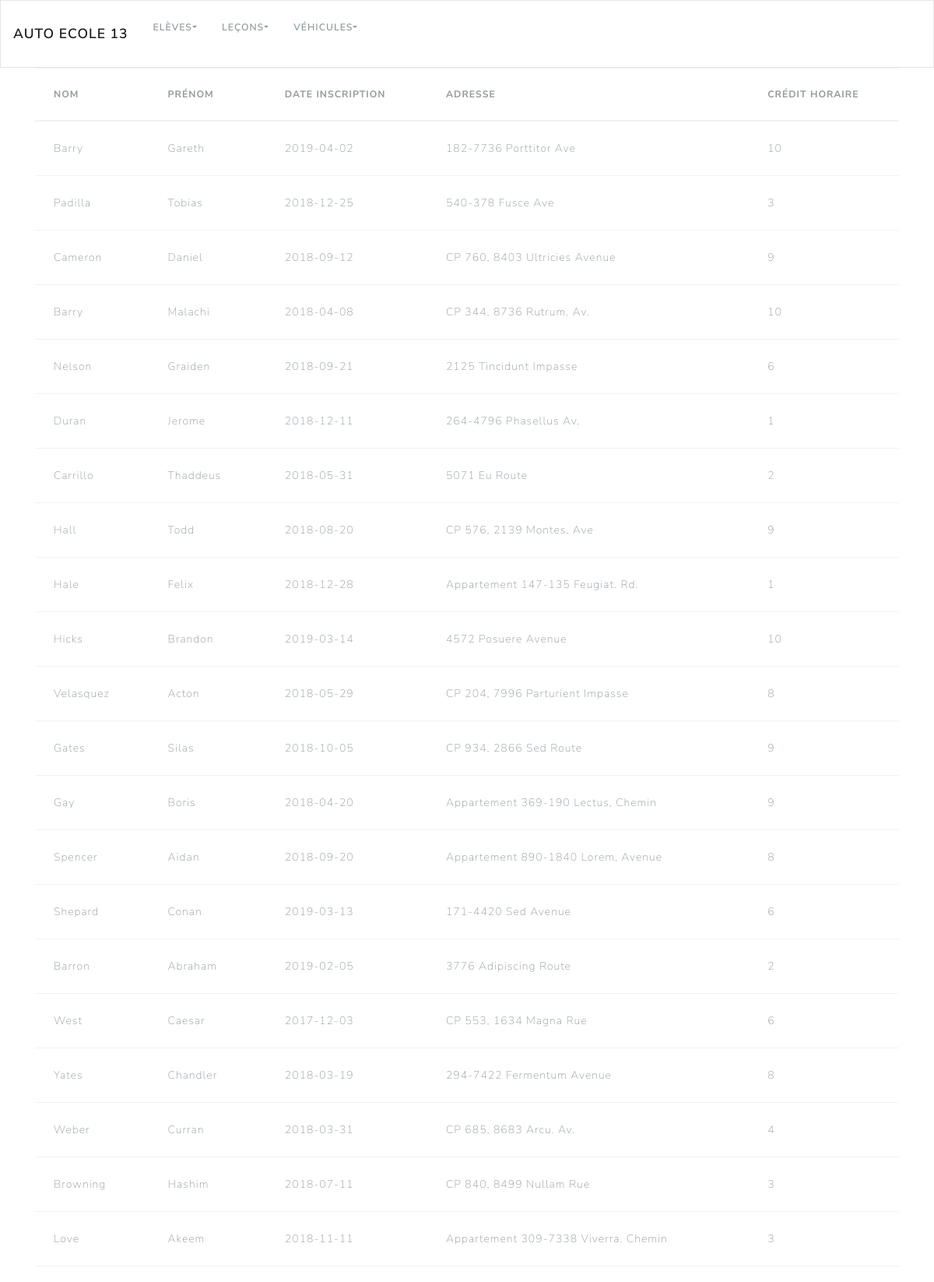
The page / (upper part) on the database its author committed.
### tables this page shows
CREATE TABLE IF NOT EXISTS `eleve` (
  `code` int(11) NOT NULL AUTO_INCREMENT,
  `nom` varchar(10) NOT NULL,
  `dateInscription` date NOT NULL,
  `prenom` varchar(10) NOT NULL,
  `adresse` varchar(50) NOT NULL,
  `creditHoraire` int(11) NOT NULL,
  PRIMARY KEY (`code`)
);

### Modele/bdd.php (called while the page is built, shortened)
<?php
class bdd {
    private $host = "localhost";
    private $dbName = "autoecole";
    private $user = "root";
    private $mdp = "";
    private static $maConnect;
    private static $monPdo = null;
    private function __construct()
    {
        try{
            bdd::$maConnect = new PDO("mysql:host=$this->host;dbname=$this->dbName", $this->user, $this->mdp);
            bdd::$maConnect->setAttribute(PDO::ATTR_ERRMODE, PDO::ERRMODE_EXCEPTION);
            bdd::$maConnect->query("SET CHARACTER SET utf8");
        }catch (PDOException $e){
            throw new Exception($e->getMessage(), $e->getLine());
        }
    }
    public static function getPdo(){
        if (bdd::$monPdo == null){
            bdd::$monPdo = new bdd();
        }
        return bdd::$monPdo;
    }
    public function getAllElevel(){
        $query = bdd::$maConnect->query("Select * from eleve");
        $rep = $query->fetchAll();
        return $rep;
    }
}

### Vue/v_liste_eleve.php (the view, shortened to what this page needs)
<div class="content">
    <table class="table table-hover">
        <thead>
            <th>nom</th>
            <th>prénom</th>
            <th>date inscription</th>
            <th>adresse</th>
            <th>crédit horaire</th>
        </thead>
        <tbody>
            <?php foreach ($lesEleves as $eleve) : ?>
                <tr>
                    <td>
                        <?= $eleve['nom']; ?>
                    </td>
                    <td>
                        <?= $eleve['prenom']; ?>
                    </td>
                    <td>
                        <?= $eleve['dateInscription']; ?>
                    </td>
                    <td>
                        <?= $eleve['adresse']; ?>
                    </td>
                    <td>
                        <?= $eleve['creditHoraire']; ?>
                    </td>
                </tr>
            <?php endforeach; ?>
        </tbody>
    </table>
</div>

### rows shown on the page
eleve: nom "Barry", prenom "Gareth", dateInscription "2019-04-02", adresse "182-7736 Porttitor Ave", creditHoraire "10"
eleve: nom "Padilla", prenom "Tobias", dateInscription "2018-12-25", adresse "540-378 Fusce Ave", creditHoraire "3"
eleve: nom "Cameron", prenom "Daniel", dateInscription "2018-09-12", adresse "CP 760, 8403 Ultricies Avenue", creditHoraire "9"
eleve: nom "Barry", prenom "Malachi", dateInscription "2018-04-08", adresse "CP 344, 8736 Rutrum. Av.", creditHoraire "10"
eleve: nom "Nelson", prenom "Graiden", dateInscription "2018-09-21", adresse "2125 Tincidunt Impasse", creditHoraire "6"
eleve: nom "Duran", prenom "Jerome", dateInscription "2018-12-11", adresse "264-4796 Phasellus Av.", creditHoraire "1"
eleve: nom "Carrillo", prenom "Thaddeus", dateInscription "2018-05-31", adresse "5071 Eu Route", creditHoraire "2"
eleve: nom "Hall", prenom "Todd", dateInscription "2018-08-20", adresse "CP 576, 2139 Montes, Ave", creditHoraire "9"
eleve: nom "Hale", prenom "Felix", dateInscription "2018-12-28", adresse "Appartement 147-135 Feugiat. Rd.", creditHoraire "1"
eleve: nom "Hicks", prenom "Brandon", dateInscription "2019-03-14", adresse "4572 Posuere Avenue", creditHoraire "10"
eleve: nom "Velasquez", prenom "Acton", dateInscription "2018-05-29", adresse "CP 204, 7996 Parturient Impasse", creditHoraire "8"
eleve: nom "Gates", prenom "Silas", dateInscription "2018-10-05", adresse "CP 934, 2866 Sed Route", creditHoraire "9"
eleve: nom "Gay", prenom "Boris", dateInscription "2018-04-20", adresse "Appartement 369-190 Lectus, Chemin", creditHoraire "9"
eleve: nom "Spencer", prenom "Aidan", dateInscription "2018-09-20", adresse "Appartement 890-1840 Lorem, Avenue", creditHoraire "8"
eleve: nom "Shepard", prenom "Conan", dateInscription "2019-03-13", adresse "171-4420 Sed Avenue", creditHoraire "6"
eleve: nom "Barron", prenom "Abraham", dateInscription "2019-02-05", adresse "3776 Adipiscing Route", creditHoraire "2"
eleve: nom "West", prenom "Caesar", dateInscription "2017-12-03", adresse "CP 553, 1634 Magna Rue", creditHoraire "6"
eleve: nom "Yates", prenom "Chandler", dateInscription "2018-03-19", adresse "294-7422 Fermentum Avenue", creditHoraire "8"
eleve: nom "Weber", prenom "Curran", dateInscription "2018-03-31", adresse "CP 685, 8683 Arcu. Av.", creditHoraire "4"
eleve: nom "Browning", prenom "Hashim", dateInscription "2018-07-11", adresse "CP 840, 8499 Nullam Rue", creditHoraire "3"
eleve: nom "Love", prenom "Akeem", dateInscription "2018-11-11", adresse "Appartement 309-7338 Viverra. Chemin", creditHoraire "3"
